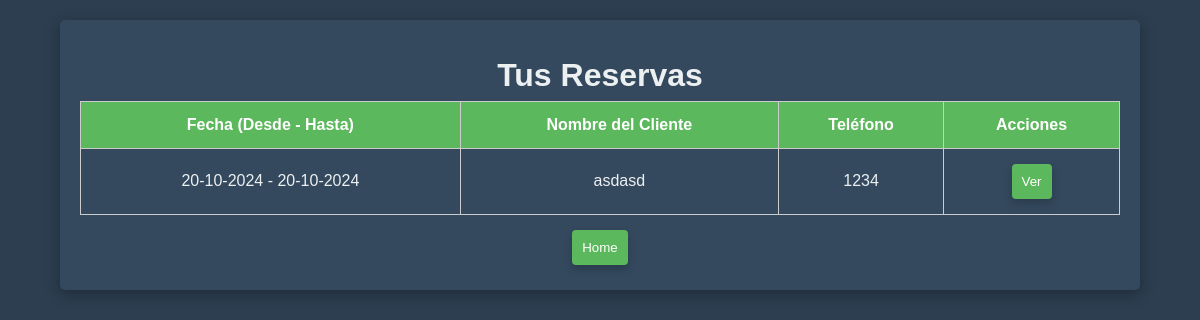
The page /ver_reservas (signed in) on the database as committed earlier.
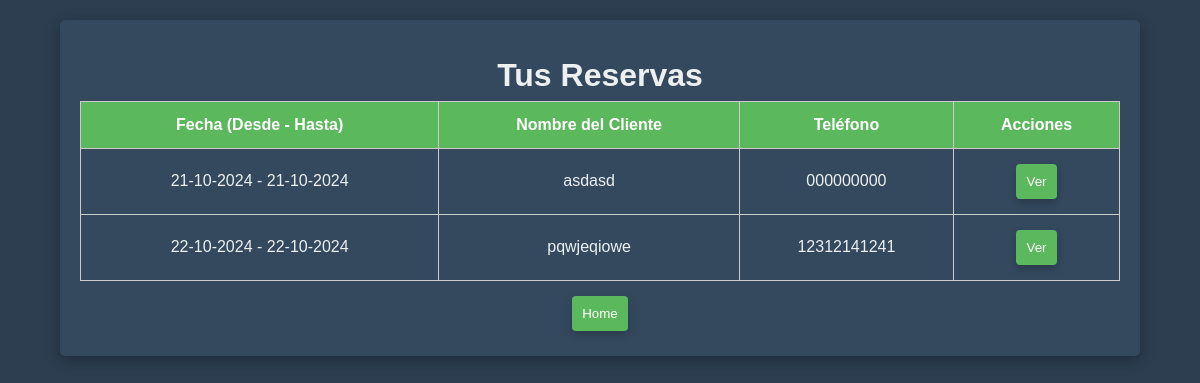
The same page on the database as committed later.
### app.py (models this page shows)
class Reserva(db.Model):
    id = db.Column(db.Integer, primary_key=True)
    usuario_id = db.Column(db.Integer, db.ForeignKey('user.id'), nullable=False)
    fecha_desde = db.Column(db.String(50), nullable=False)
    fecha_hasta = db.Column(db.String(50), nullable=False)
    nombre_cliente = db.Column(db.String(100), nullable=False)
    telefono = db.Column(db.String(15), nullable=False)
    tipo_evento = db.Column(db.String(100), nullable=False)
    total = db.Column(db.Float, nullable=False)
    sena = db.Column(db.Float, nullable=False)
    metodo_pago = db.Column(db.String(50), nullable=False)
    dirigido_a = db.Column(db.String(100), nullable=False)
    resto = db.Column(db.Float, nullable=False)
    observaciones = db.Column(db.String(250), nullable=True)

### app.py (the view)
@app.route('/ver_reservas')
@login_required
def ver_reservas():
    reservas = Reserva.query.filter_by(usuario_id=current_user.id).all()
    for reserva in reservas:
        reserva.fecha_desde = datetime.strptime(reserva.fecha_desde, '%Y-%m-%d').strftime('%d-%m-%Y')
        reserva.fecha_hasta = datetime.strptime(reserva.fecha_hasta, '%Y-%m-%d').strftime('%d-%m-%Y')
    return render_template('ver_reservas.html', reservas=reservas)

### app.py (called while the page is built)
@login_manager.user_loader
def load_user(user_id):
    return db.session.get(User, int(user_id))

### templates/ver_reservas.html (shortened to what this page needs)
<!DOCTYPE html>
<html lang="es">
<head>
    <link rel="stylesheet" href="{{ url_for('static', filename='styles.css') }}">
</head>
<body>
    <div class="container">
        <h1 class="centered">Tus Reservas</h1>
        <table>
            <thead>
                <tr>
                    <th>Fecha (Desde - Hasta)</th>
                    <th>Nombre del Cliente</th>
                    <th>Teléfono</th>
                    <th>Acciones</th>
                </tr>
            </thead>
            <tbody>
                {% for reserva in reservas %}
                <tr>
                    <td>{{ reserva.fecha_desde }} - {{ reserva.fecha_hasta }}</td>
                    <td>{{ reserva.nombre_cliente }}</td>
                    <td>{{ reserva.telefono }}</td>
                    <td>
                        <a href="{{ url_for('ver_detalle_reserva', reserva_id=reserva.id) }}">
                            <button>Ver</button>
                        </a>
                    </td>
                </tr>
                {% endfor %}
            </tbody>
        </table>
        <div class="centered">
            <a href="{{ url_for('home') }}">
                <button>Home</button>
            </a>
        </div>
    </div>
</body>
</html>

### Static/Styles.css (style rules this page uses)
* { margin: 0; padding: 0; box-sizing: border-box; }
body { font-family: 'Arial', sans-serif; background-color: #2c3e50; color: #ecf0f1; line-height: 1.6; }
.centered { text-align: center; margin-top: 10px; }
.container { max-width: 90%; margin: 20px auto; padding: 20px; background: #34495e; border-radius: 5px; box-shadow: 0 4px 15px rgba(0, 0, 0, 0.3); }
button { width: auto; max-width: 150px; padding: 10px; background-color: #5cb85c; color: white; border: none; border-radius: 4px; cursor: pointer; margin: 5px; box-shadow: 0 4px 8px rgba(0,0,0,0.2); }
table { width: 100%; border-collapse: collapse; }
th, td { border: 1px solid #ccc; padding: 10px; text-align: center; }
th { background-color: #5cb85c; color: white; }

### templates/ver_reservas.html (style rules this page uses)
.centered { text-align: center; }

Rows that differ between the two databases and show on the page:
changed Reserva "asdasd": fecha_desde "20-10-2024" → "21-10-2024"; fecha_hasta "20-10-2024" → "21-10-2024"; telefono "1234" → "000000000"
added Reserva: fecha_desde "22-10-2024", fecha_hasta "22-10-2024", nombre_cliente "pqwjeqiowe", telefono "12312141241"
